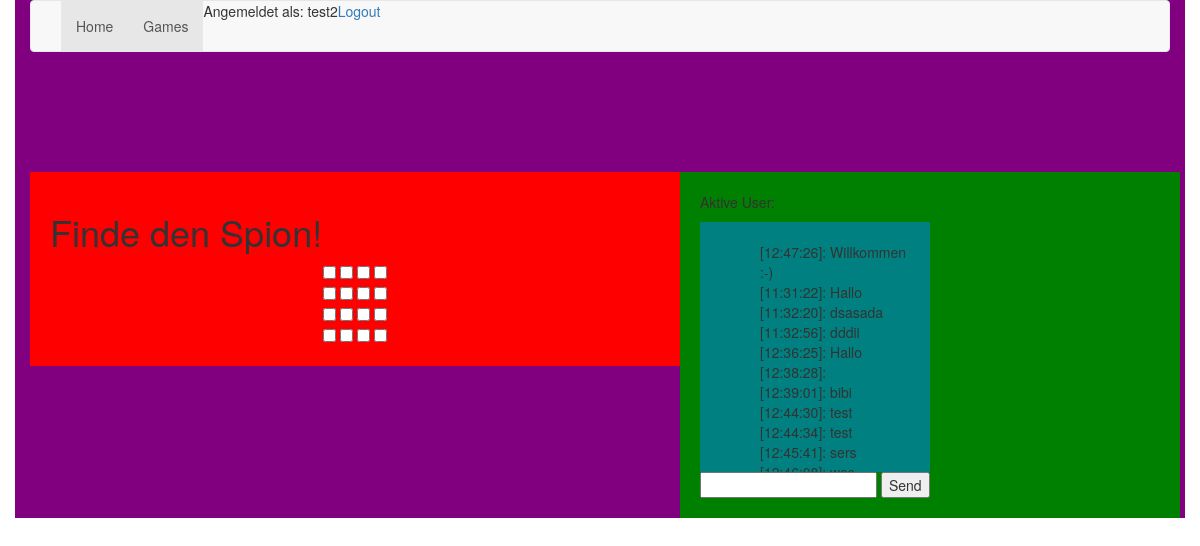
Screenshot of /games (signed in) with the database file from the repository.
### lucky/database.py (models this page shows, shortened)
class user(db.Model, UserMixin):
    id = db.Column(db.Integer, primary_key=True)
    username = db.Column(db.String(80), unique=True)
    email = db.Column(db.String(120), unique=True)
    password = db.Column(db.String(120))
    money = db.Column(db.Integer, default=5000)
    logged_in = db.Column(db.Integer, default=0)

class chat(db.Model):
    id = db.Column(db.Integer, primary_key=True)
    user_id= db.Column(db.Integer, db.ForeignKey('user.id'))
    message = db.Column(db.String(500))
    timestamp = db.Column(db.String(10), index=True)
    datestamp = db.Column(db.String(10), index=True)

### lucky/routes.py (the view)
@app.route('/games')
@login_required
def games():
    return render_template('games.html',messages=chat.query.all())

### lucky/functions.py (called while the page is built)
@login_manager.user_loader
def user_loader(id):
    return user.query.get(int(id))

### lucky/templates/games.html (shortened to what this page needs)
{% extends "base.html" %}
{% block content %}
     <h1>Finde den Spion!</h1>
     <CENTER>
     <FORM method="POST" name="searchb">
     <input type=checkbox onClick="javascript:search('x1y1', this);">
     <input type=checkbox onClick="javascript:search('x1y2', this);">
     <input type=checkbox onClick="javascript:search('x1y3', this);">
     <input type=checkbox onClick="javascript:search('x1y4', this);"><br>
     <input type=checkbox onClick="javascript:search('x2y1', this);">
     <input type=checkbox onClick="javascript:search('x2y2', this);">
     <input type=checkbox onClick="javascript:search('x2y3', this);">
     <input type=checkbox onClick="javascript:search('x2y4', this);"><br>
     <input type=checkbox onClick="javascript:search('x3y1', this);">
     <input type=checkbox onClick="javascript:search('x3y2', this);">
     <input type=checkbox onClick="javascript:search('x3y3', this);">
     <input type=checkbox onClick="javascript:search('x3y4', this);"><br>
     <input type=checkbox onClick="javascript:search('x4y1', this);">
     <input type=checkbox onClick="javascript:search('x4y2', this);">
     <input type=checkbox onClick="javascript:search('x4y3', this);">
     <input type=checkbox onClick="javascript:search('x4y4', this);">
     </FORM>
     </CENTER>
     {% endblock %}

### lucky/templates/base.html (shortened to what this page needs)
<!DOCTYPE html>
<html>
 <head>
	<link href="static/bootstrap.css" rel="stylesheet" media="screen">
 </head>
 <body>
    <div class="container">
     <nav class="navbar navbar-default">
  <div class="container-fluid">
    <div class="collapse navbar-collapse" id="bs-example-navbar-collapse-1">
      <ul class="nav navbar-nav">
        <li class="active"><a href="/">Home <span class="sr-only">(current)</span></a></li>
        <li class="active"><a href="/games">Games <span class="sr-only">(current)</span></a></li>
        <li class="active">          	 {% if current_user.is_authenticated %}
		         <p>Angemeldet als: {{ current_user.username }}</p></li>
		<li class="active"><p><a href="{{ url_for('.logout') }}">Logout</a></p>
		            {% else %}
		         <p><a href="{{ url_for('.login') }}">Login</a></p>
		         <p><a href="{{ url_for('.register') }}">Registrierung</a></p>
	                {% endif %}</li>
      </ul>
    </div>
  </div>
</nav>
	<div class="content">
	 {% block content %}	{% endblock %}
</div>
		<div class="chat_out">
			<p>Aktive User: </p>
            <div class="chat_in">
            <ul id="messages" style="list-style:none;">
		        {% for msg in messages %}
		 	    <li>{% for id in user %}{% if msg.user_id == id.id %}{{ id.username }} {% endif %}{% endfor %}
					[{{ msg.timestamp }}]: {{ msg.message }}</li>
		        {% endfor %}
	        </ul>
            </div>
        	{% if current_user.is_authenticated %}
	 <input type="text" id="myMessage">
	 <button id="sendbutton">Send</button>
 	{% endif %}
             </div>
     	</div>
 </body>
</html>

### rows the page displays
user: username "test2"
chat: timestamp "12:47:26", message "Willkommen :-)"
chat: timestamp "11:31:22", message "Hallo"
chat: timestamp "11:32:20", message "dsasada"
chat: timestamp "11:32:56", message "dddii"
chat: timestamp "12:36:25", message "Hallo"
chat: timestamp "12:38:28"
chat: timestamp "12:39:01", message "bibi"
chat: timestamp "12:44:30", message "test"
chat: timestamp "12:44:34", message "test"
chat: timestamp "12:45:41", message "sers"
